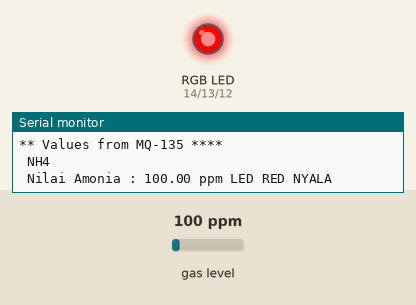
The sketch below on a simulated ESP32. Parts: an RGB LED mixed from three pins (HIGH = lit), the last lines printed to the serial monitor. The test bench sets the inputs (shaded band); at power-on: gas level 100 ppm. WiFi joins after 1.5 s; servers stay silent unless stated.

Above: at 3.0 s.
3.1 s: gas level set to 22 ppm
5.2 s: gas level set to 18 ppm
At 7.0 s:
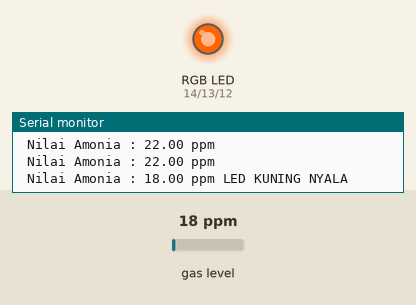
7.5 s: gas level set to 14 ppm
At 8.6 s:
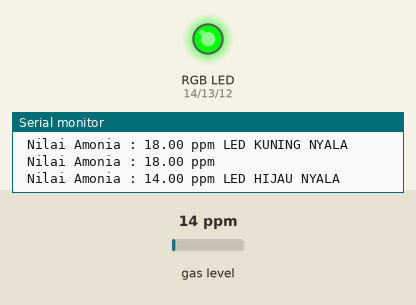
Timing chart, 0 to 10.5 s (numbered marks = the images above; inputs shaded):
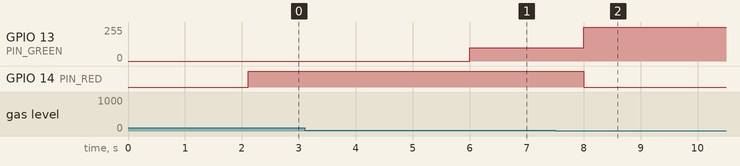

Measured:
- the behaviour switches between 20 and 19 ppm on gas level (found by bisection; images 0 and 1)
- the behaviour switches between 16 and 15 ppm on gas level (found by bisection; images 1 and 2)
- after the input at 5.2 s, GPIO 13 (PIN_GREEN): 0/255 → 100/255 after 0.80 s
- after the input at 7.5 s, GPIO 13 (PIN_GREEN): 100/255 → 255/255 after 0.50 s; GPIO 14 (PIN_RED): HIGH → LOW after 0.50 s

The sketch:

amoniaa.ino
```cpp
#define BLYNK_PRINT Serial
#define BLYNK_TEMPLATE_ID "TMPL69dqQk6Go"
#define BLYNK_TEMPLATE_NAME "Quickstart Template"
#define BLYNK_AUTH_TOKEN "T3MOsvb6GE38Kx4OiFt0jpeXJ2ZsGWwj"

#include <WiFi.h>
#include <WiFiClientSecure.h>
#include <UniversalTelegramBot.h>   // Universal Telegram Bot Library written by Brian Lough: https://github.com/witnessmenow/Universal-Arduino-Telegram-Bot
#include <ArduinoJson.h>
#include <MQUnifiedsensor.h>
#include <BlynkSimpleEsp32.h>
#include <Arduino.h>
#include <analogWrite.h>
#include <WiFiManager.h>

#define BOTtoken "5835205598:AAG1lK-5hHgUUjEWQ0YpkHjxA5GnLDlU50E"  // your Bot Token (Get from Botfather)
#define CHAT_ID "-1001358472912"

// Replace with your network credentials
// const char* ssid = "Pasek";
// const char* password = "11oktober";
char auth[]= "T3MOsvb6GE38Kx4OiFt0jpeXJ2ZsGWwj ";


#define mq135Pin 34
#define PIN_RED  14
#define PIN_GREEN  13 // GIOP22
#define PIN_BLUE    12

#define placa "Arduino UNO"
#define Voltage_Resolution 3.3
#define ADC_Bit_Resolution 12
#define RatioMQ135CleanAir 3.6
#define type "MQ-135"
MQUnifiedsensor MQ135(placa, Voltage_Resolution, ADC_Bit_Resolution, mq135Pin, type);

// Initialize Telegram BOT
WiFiClientSecure client;
UniversalTelegramBot bot(BOTtoken, client);

BlynkTimer timer;

int botRequestDelay = 1000; // Checks for new messages every 1 second.
unsigned long lastTimeBotRan;
String targetChatID = "";

int state = 0;
int timerCounter = 0;

void setup() {
Serial.begin(115200);
Serial.println("Hi! Aku Red & Sensor ESP32 Sudah Aktif!");
pinMode(PIN_RED,   OUTPUT);
pinMode(PIN_GREEN, OUTPUT);
pinMode(PIN_BLUE,  OUTPUT);

Serial.println("Hi! HACHI Lampung Sudah Aktif Nih!");
timer.setInterval(1000L, myTimerEvent);

WiFiManager wm;
wm.resetSettings();
bool res;
res = wm.autoConnect("HACHI","password"); // password protected ap
if(!res) {
    Serial.println("Failed to connect");
  }
else {
    //if you get here you have connected to the WiFi
    Serial.println("connected!");
    //Blynk.config(BLYNK_AUTH_TOKEN, (char*)ip, port);
    Blynk.config((char*)auth);
}
// Connect to Wi-Fi
#ifdef ESP32
  client.setCACert(TELEGRAM_CERTIFICATE_ROOT); // Add root certificate for api.telegram.org
#endif
while (WiFi.status() != WL_CONNECTED) {
  delay(1000);
  Serial.println("Connecting to WiFi..");
}
// Print ESP32 Local IP Address
Serial.println(WiFi.localIP());
bot.sendMessage(CHAT_ID, "Hai HACHI Bali Sudah Aktif Nih! ", "");

MQ135.setRegressionMethod(1);
MQ135.init();
Serial.print("Calibrating please wait.");
float calcR0 = 0;
for(int i = 1; i<=10; i ++)
{
  MQ135.update(); // Update data, the arduino will read the voltage from the analog pin
  calcR0 += MQ135.calibrate(RatioMQ135CleanAir);
  Serial.print(".");
}
MQ135.setR0(calcR0/10);
Serial.println("  done!.");

if(isinf(calcR0)) {Serial.println("Warning: Conection issue, R0 is infinite (Open circuit detected) please check your wiring and supply"); while(1);}
if(calcR0 == 0){Serial.println("Warning: Conection issue found, R0 is zero (Analog pin shorts to ground) please check your wiring and supply"); while(1);}
/*****************************  MQ CAlibration ********************************************/
Serial.println("** Values from MQ-135 ****");
Serial.println(  " NH4  ");
}

// Handle what happens when you receive new messages
void handleNewMessages(int numNewMessages) {
Serial.println("handleNewMessages");
Serial.println(String(numNewMessages));

for (int i=0; i<numNewMessages; i++) {
  // Chat id of the requester
  String chat_id = String(bot.messages[i].chat_id);
  Serial.println(chat_id);
  if (chat_id != CHAT_ID){
    bot.sendMessage(chat_id, "Unauthorized user", "");
    continue;
  }
  targetChatID = chat_id;
  // Print the received message
  String text = bot.messages[i].text;
  Serial.println(text);
  }
}

void myTimerEvent()
{
  if (timerCounter < 601 && state == 3){
    timerCounter++;
  }
  else{
    timerCounter = 0;
    if(state == 3) {
      state = 0;
    }
  }
  MQ135.update();
  MQ135.setA(102.2 ); MQ135.setB(-2.473); // Configure the equation to calculate NH4 concentration value
  float NH4 = MQ135.readSensor();
  Serial.println("");
  Serial.print(" Nilai Amonia : ");
  Serial.print(NH4);
  Serial.print(" ppm ");
  Blynk.virtualWrite(V4, NH4);

  if (NH4 <= 15 && state != 1){
    state = 1;
    setColor(0,255,0);
    Serial.println("LED HIJAU NYALA");
    Blynk.virtualWrite(V0,0);
    Blynk.virtualWrite(V1,0);
    Blynk.virtualWrite(V2,1);
    String message = String(NH4);
    bot.sendMessage(CHAT_ID, "Kandang Bali sudah Aman. \nNilai Amonia Saat ini: " + message + "ppm", "" );
  }

  else if (NH4 > 15 && NH4 < 20 && state != 2){
    state = 2;
    setColor(255,100,0);
    Serial.println("LED KUNING NYALA");
    Blynk.virtualWrite(V0,0); //merah
    Blynk.virtualWrite(V1,1); // kuning
    Blynk.virtualWrite(V2,0); // Hijau
    String message = String(NH4);
    bot.sendMessage(CHAT_ID, "Kandang Bali WASPADA! \nNilai Amonia Saat ini: " + message + "ppm, \nSegera bersihkan kandang ayam!", "" );
  }
  else if (NH4 >= 20 && state !=3){
    state = 3;
    setColor(255,0,0); //MERAH
    Serial.println("LED RED NYALA");
    Blynk.virtualWrite(V0,1);
    Blynk.virtualWrite(V1,0);
    Blynk.virtualWrite(V2,0);
    String message = String(NH4);
    bot.sendMessage(CHAT_ID, "Kandang Bali BAHAYA!!! \nNilai Amonia Saat ini: " + message + "ppm, \nSegera bersihkan kandang ayam!!!", "" );

  }
}

unsigned long previousTime = 0; // Previous time
unsigned long interval = 1000;

void loop() {
  Blynk.run();
  timer.run();
  if (millis() > lastTimeBotRan + botRequestDelay)  {
    int numNewMessages = bot.getUpdates(bot.last_message_received + 1);

    while(numNewMessages) {
      Serial.println("got response");
      handleNewMessages(numNewMessages);
      numNewMessages = bot.getUpdates(bot.last_message_received + 1);
    }
    lastTimeBotRan = millis();
  }
}

void setColor(int merah, int ijo, int biru){
  analogWrite(PIN_RED , merah);
  analogWrite(PIN_GREEN , ijo);
  analogWrite(PIN_BLUE , biru);
}
```
